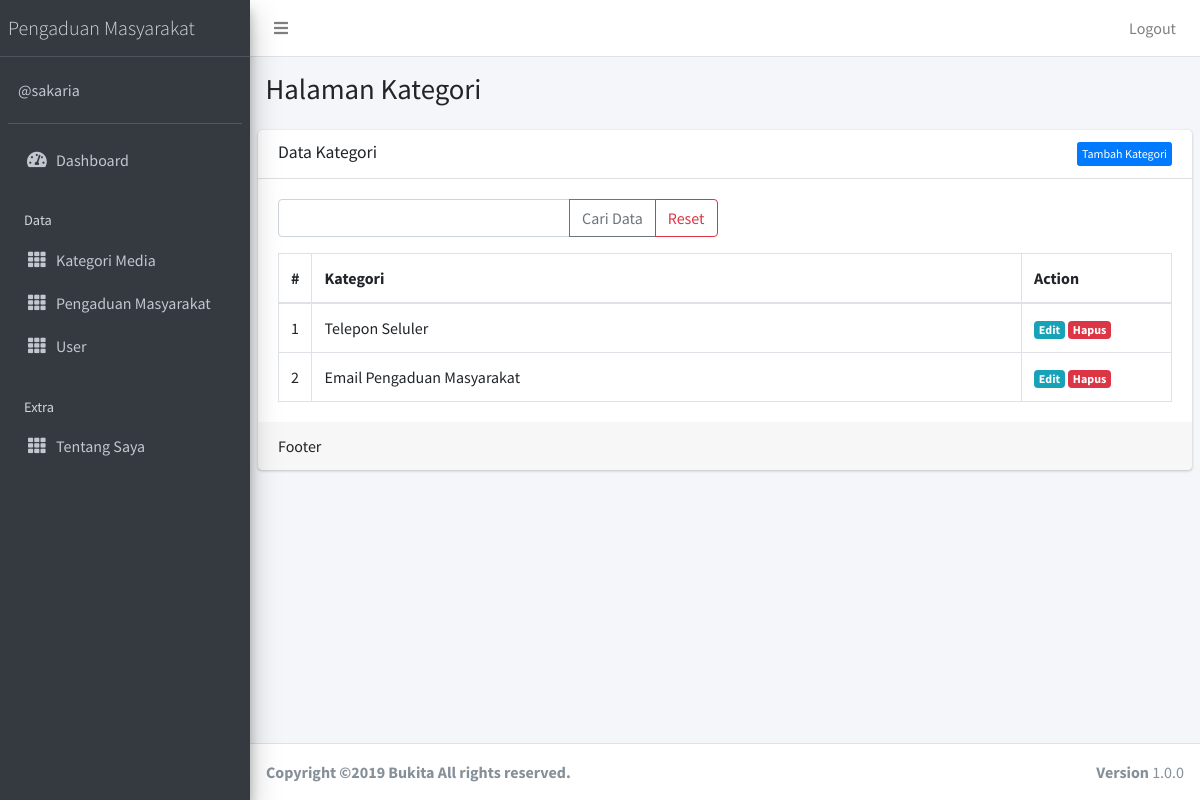
The app's page /public/kategori (signed in) with its own data.
### tables this page shows
CREATE TABLE `kategori` (
  `id` int(11) NOT NULL,
  `nama_kategori` varchar(50) NOT NULL
);

### app/core/Controller.php (called while the page is built, shortened)
<?php
class Controller{
	public function view($view, $data = [])
	{
		require_once '../app/views/' . $view . '.php';
	}
	public function model($model)
	{
		return new $model;
	}
}

### app/controllers/Kategori.php (called while the page is built, shortened)
<?php
class Kategori extends Controller {
	public function index()
	{
		$data['title'] = 'Data Kategori';
		$data['kategori'] = $this->model('KategoriModel')->getAllKategori();
		$this->view('kategori/index', $data);
	}
}

### app/core/App.php (called while the page is built, shortened)
<?php
class App{
	protected $method = 'index';
	protected $params = [];
	public function __construct(){
		$this->controller = new $this->controller;
		call_user_func_array([$this->controller, $this->method], $this->params);
	}
}

### public/index.php (called while the page is built, shortened)
<?php
$app = new App;

### app/core/Database.php (called while the page is built, shortened)
<?php
class Database{
	private $host = DB_HOST;
	private $user = DB_USER;
	private $pass = DB_PASS;
	private $dbnm = DB_NAME;
	private $dbh;
	private $stmt;
	public function __construct()
	{
		$dsn = 'mysql:host='. $this->host .';dbname='. $this->dbnm;
		$option = [
			PDO::ATTR_PERSISTENT => true,
			PDO::ATTR_ERRMODE => PDO::ERRMODE_EXCEPTION
		];
		try{
			$this->dbh = new PDO($dsn,$this->user,$this->pass, $option);
		}catch(PDOException $e){
			die($e->getMessage());
		}
	}
	public function query($query)
	{
		$this->stmt = $this->dbh->prepare($query);
	}
	public function execute()
	{
		$this->stmt->execute();
	}
	public function resultSet()
	{
		$this->execute();
		return $this->stmt->fetchAll(PDO::FETCH_ASSOC);
	}
}

### app/models/KategoriModel.php (called while the page is built, shortened)
<?php
class KategoriModel {
	private $table = 'kategori';
	private $db;
	public function __construct()
	{
		$this->db = new Database;
	}
	public function getAllKategori()
	{
		$this->db->query('SELECT * FROM ' . $this->table);
		return $this->db->resultSet();
	}
}

### app/views/kategori/index.php (the view, shortened to what this page needs)
  <div class="content-wrapper">
    <section class="content-header">
      <div class="container-fluid">
        <div class="row mb-2">
          <div class="col-sm-6">
            <h1>Halaman Kategori</h1>
          </div>
        </div>
      </div>
    </section>
    <section class="content">
      <div class="card">
        <div class="card-header">
          <h3 class="card-title"><?= $data['title'] ?></h3> <a href="<?= base_url; ?>/kategori/tambah" class="btn float-right btn-xs btn btn-primary">Tambah Kategori</a>
        </div>
        <div class="card-body">
      <form action="<?= base_url; ?>/kategori/cari" method="post">
 <div class="row mb-3">
    <div class="col-lg-6">
      <div class="input-group">
        <input type="text" class="form-control" placeholder="" name="key" >
    <div class="input-group-append">
          <button class="btn btn-outline-secondary" type="submit">Cari Data</button>
          <a class="btn btn-outline-danger" href="<?= base_url; ?>/kategori" >Reset</a>
    </div>
  </div>
  </div>
</div>
    </form>
          <table class="table table-bordered">
                  <thead>
                    <tr>
                      <th style="width: 10px">#</th>
                      <th>Kategori</th>
                      <th style="width: 150px">Action</th>
                    </tr>
                  </thead>
                  <tbody>
                  <?php $no=1; ?>
                    <?php foreach ($data['kategori'] as $row) :?>
                    <tr>
                      <td><?= $no; ?></td>
                      <td><?= $row['nama_kategori'];?></td>
                      <td>
                        <a href="<?= base_url; ?>/kategori/edit/<?= $row['id'] ?>" class="badge badge-info ">Edit</a> <a href="<?= base_url; ?>/kategori/hapus/<?= $row['id'] ?>" class="badge badge-danger" onclick="return confirm('Hapus data?');">Hapus</a>
                      </td>
                    </tr>
                    <?php $no++; endforeach; ?>
                  </tbody>
                </table>
        </div>
        <div class="card-footer">
          Footer
        </div>
      </div>
    </section>
  </div>

### records on screen
kategori: nama_kategori "Telepon Seluler"
kategori: nama_kategori "Email Pengaduan Masyarakat"

### other values on screen
$data['title'] "Data Kategori"
